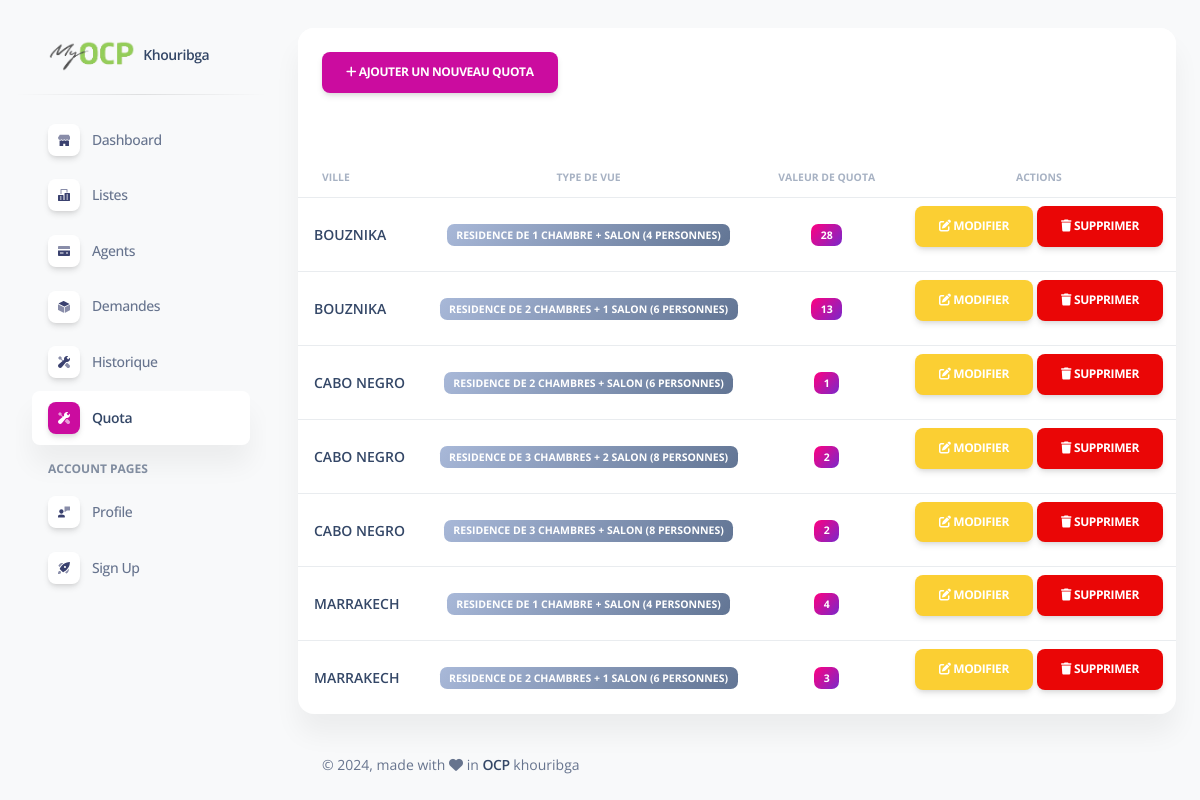
Page /quota/ on the earlier database version.
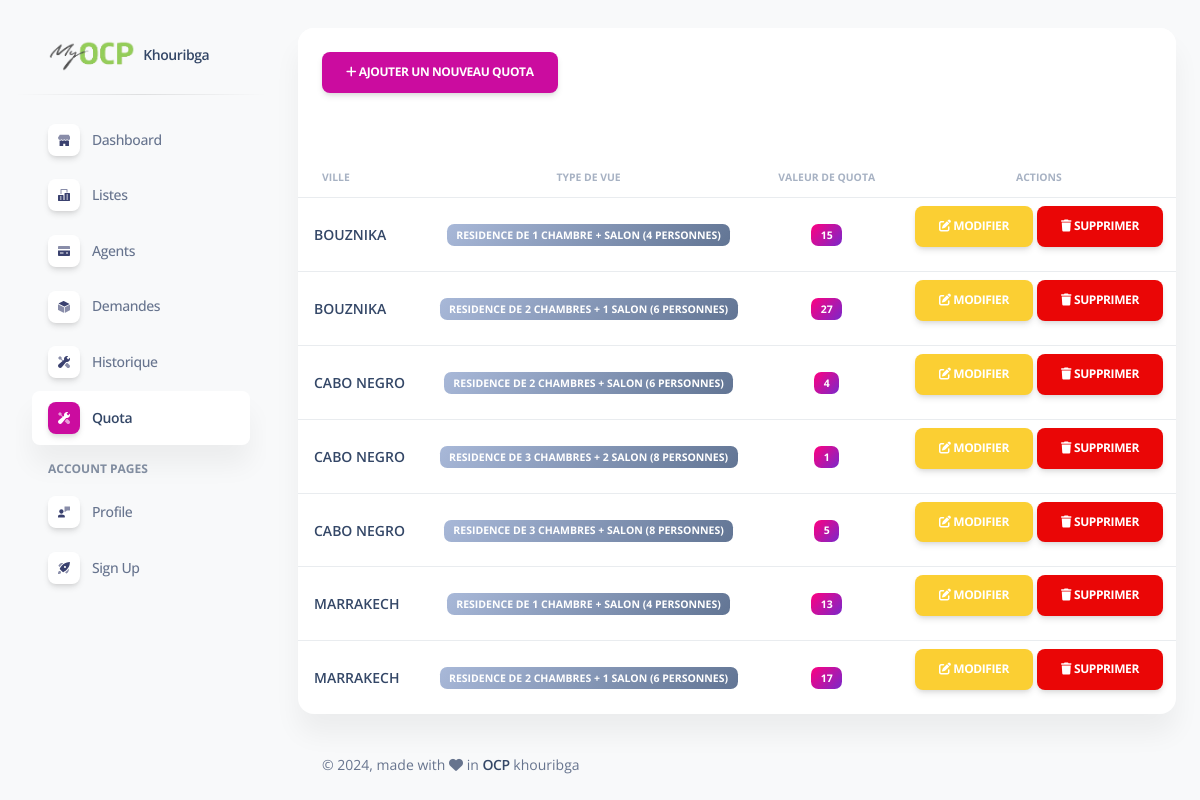
Same page on the later database version.
### listings/models.py (models this page shows)
class Quota(models.Model):
    ville = models.CharField(max_length=100)
    type_de_vue = models.CharField(max_length=100)
    quota_value = models.IntegerField()
    class Meta:
        unique_together = ('ville', 'type_de_vue')  # Ensure unique combinations of ville and type_de_vue
        ordering = ['ville', 'type_de_vue']

### listings/views.py (the view)
# urls.py: path('quota/',views.quota, name='quota'),
def quota(request):
    quotas = Quota.objects.all()
    return render(request, 'listings/quota.html',{'quotas': quotas})

### listings/templates/listings/quota.html (shortened to what this page needs)
{% load static %}
<!DOCTYPE html>
<html lang="en">
<head>
  <link href="{% static 'listings/assets/css/nucleo-icons.css' %}" rel="stylesheet" />
  <link href="https://maxcdn.bootstrapcdn.com/bootstrap/5.3.0/css/bootstrap.min.css" rel="stylesheet">
  <link href="{% static 'listings/assets/css/nucleo-svg.css' %}" rel="stylesheet" />
  <link href="{% static 'listings/assets/css/nucleo-svg.css' %}" rel="stylesheet" />
  <link id="pagestyle" href="{% static 'listings/assets/css/soft-ui-dashboard.css' %}"  rel="stylesheet" />
</head>
<body class="g-sidenav-show  bg-gray-100">
  <aside class="sidenav navbar navbar-vertical navbar-expand-xs border-0 border-radius-xl my-3 fixed-start ms-3 " id="sidenav-main">
    <div class="sidenav-header">
      <a class="navbar-brand m-0" href="https://demos.creative-tim.com/soft-ui-dashboard/pages/dashboard.html" target="_blank">
        <img src="{% static 'listings/assets/img/logo-ocp.png' %}" class="navbar-brand-img h-100" alt="main_logo">
        <span class="ms-1 font-weight-bold">Khouribga</span>
      </a>
    </div>
    <hr class="horizontal dark mt-0">
    <div class="collapse navbar-collapse  w-auto  max-height-vh-100 h-100" id="sidenav-collapse-main">
      <ul class="navbar-nav">
        <li class="nav-item">
          <a class="nav-link  " href="{% url 'dashboard' %}">
            <div class="icon icon-shape icon-sm shadow border-radius-md bg-white text-center me-2 d-flex align-items-center justify-content-center">
            </div>
            <span class="nav-link-text ms-1">Dashboard</span>
          </a>
        </li>
        <li class="nav-item">
          <a class="nav-link" href="{% url 'list_generated' %}">
            <div class="icon icon-shape icon-sm shadow border-radius-md bg-white text-center me-2 d-flex align-items-center justify-content-center">
            </div>
            <span class="nav-link-text ms-1">Listes</span>
          </a>
        </li>
        <li class="nav-item">
          <a class="nav-link  " href="{% url 'AgentsAffichage' %}">
            <div class="icon icon-shape icon-sm shadow border-radius-md bg-white text-center me-2 d-flex align-items-center justify-content-center">
            </div>
            <span class="nav-link-text ms-1">Agents</span>
          </a>
        </li>
        <li class="nav-item">
          <a class="nav-link  " href="{% url 'demande_list' %}">
            <div class="icon icon-shape icon-sm shadow border-radius-md bg-white text-center me-2 d-flex align-items-center justify-content-center">
            </div>
            <span class="nav-link-text ms-1">Demandes</span>
          </a>
        </li>
        <li class="nav-item">
          <a class="nav-link  " href="{% url 'historique' %}">
            <div class="icon icon-shape icon-sm shadow border-radius-md bg-white text-center me-2 d-flex align-items-center justify-content-center">
            </div>
            <span class="nav-link-text ms-1">Historique</span>
          </a>
        </li>
        <li class="nav-item">
          <a class="nav-link active" href="{% url 'quota' %}">
            <div class="icon icon-shape icon-sm shadow border-radius-md bg-white text-center me-2 d-flex align-items-center justify-content-center">
            </div>
            <span class="nav-link-text ms-1">Quota</span>
          </a>
        </li>
        <li class="nav-item mt-3">
          <h6 class="ps-4 ms-2 text-uppercase text-xs font-weight-bolder opacity-6">Account pages</h6>
        </li>
        <li class="nav-item">
          <a class="nav-link  " href="{% url 'profile' %}">
            <div class="icon icon-shape icon-sm shadow border-radius-md bg-white text-center me-2 d-flex align-items-center justify-content-center">
            </div>
            <span class="nav-link-text ms-1">Profile</span>
          </a>
        </li>
        <li class="nav-item">
          <a class="nav-link  " href="{% url 'signup' %}">
            <div class="icon icon-shape icon-sm shadow border-radius-md bg-white text-center me-2 d-flex align-items-center justify-content-center">
            </div>
            <span class="nav-link-text ms-1">Sign Up</span>
          </a>
        </li>
      </ul>
    </div>
  </aside>
  <main class="main-content position-relative max-height-vh-100 h-100 mt-1 border-radius-lg ">
    <div class="container-fluid py-4">
      <div class="row">
        <div class="col-12">
          <div class="card mb-4">
                <div class="card-header pb-0">
                    <button type="button" class="btn btn-primary mb-3" data-bs-toggle="modal" data-bs-target="#addModal">
                      <i class="fas fa-plus"></i> Ajouter un nouveau quota
                    </button>
                </div>
                <div class="table-section mt-5">
                    <div class="table-container">
                        <table class="table align-items-center mb-0">
                            <thead>
                                <tr>
                                    <th class="text-uppercase text-secondary text-xxs font-weight-bolder opacity-7">Ville</th>
                                    <th class="text-center text-uppercase text-secondary text-xxs font-weight-bolder opacity-7">Type de vue</th>
                                    <th class="text-center text-uppercase text-secondary text-xxs font-weight-bolder opacity-7">Valeur de Quota</th>
                                    <th class="text-center text-uppercase text-secondary text-xxs font-weight-bolder opacity-7">Actions</th>
                                </tr>
                            </thead>
                            <tbody>
                                {% for quota in quotas %}
                                <tr>
                                    <td class="align-middle">
                                        <div class="d-flex px-2 py-1">
                                            <div class="d-flex flex-column justify-content-center">
                                                <h6 class="mb-0 text-sm">{{ quota.ville }}</h6>
                                            </div>
                                        </div>
                                    </td>
                                    <td class="align-middle text-center text-sm">
                                        <span class="badge badge-sm bg-gradient-secondary">{{ quota.type_de_vue }}</span>
                                    </td>
                                    <td class="align-middle text-center text-sm">
                                        <span class="badge badge-sm bg-gradient-primary">{{ quota.quota_value }}</span>
                                    </td>
                                    <td class="align-middle text-center">
                                        <button type="button" class="btn btn-warning text-white" data-bs-toggle="modal" data-bs-target="#editModal" data-ville="{{ quota.ville }}" data-type-de-vue="{{ quota.type_de_vue }}" data-quota-value="{{ quota.quota_value }}">
                                            <i class="fas fa-edit"></i> Modifier
                                        </button>
                                        <button type="button" class="btn btn-danger text-white" data-bs-toggle="modal" data-bs-target="#deleteModal" data-ville="{{ quota.ville }}" data-type-de-vue="{{ quota.type_de_vue }}">
                                            <i class="fas fa-trash"></i> Supprimer
                                        </button>
                                    </td>
                                </tr>
                                {% endfor %}
                            </tbody>
                        </table>
                    </div>
                </div>
             </div>
        </div>
      </div>
      <footer class="footer pt-3  ">
        <div class="container-fluid">
          <div class="row align-items-center justify-content-lg-between">
            <div class="col-lg-6 mb-lg-0 mb-4">
              <div class="copyright text-center text-sm text-muted text-lg-start">
                © ,
                made with <i class="fa fa-heart"></i> in
                <a href="https://www.creative-tim.com" class="font-weight-bold" target="_blank">OCP</a>
              khouribga
              </div>
            </div>
          </div>
        </div>
      </footer>
    </div>
  </main>
</body>
</html>

### listings/static/listings/assets/css/nucleo-svg.css (style rules this page uses)
.icon { display: inline-block; color: #111111; height: 1em; width: 1em; }
.icon-sm { height: 0.8em; width: 0.8em; }
.icon { fill: currentColor; stroke: none; }

Differences in the rows shown:
changed Quota (number 1 of 7 on the later page): quota_value "28" → "15"
changed Quota (number 2 of 7 on the later page): quota_value "13" → "27"
changed Quota "RESIDENCE DE 2 CHAMBRES + SALON (6 PERSONNES)": quota_value "1" → "4"
changed Quota "RESIDENCE DE 3 CHAMBRES + 2 SALON (8 PERSONNES)": quota_value "2" → "1"
changed Quota "RESIDENCE DE 3 CHAMBRES + SALON (8 PERSONNES)": quota_value "2" → "5"
changed Quota (number 6 of 7 on the later page): quota_value "4" → "13"
changed Quota (number 7 of 7 on the later page): quota_value "3" → "17"
